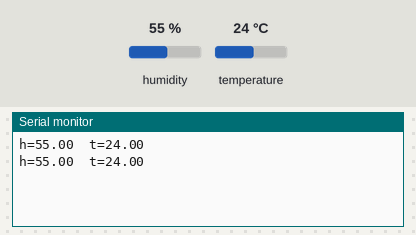
Recording of a sketch running on a simulated Arduino Uno, built with avr-gcc and run on an emulated ATmega328P. On the bench: the last lines printed to the serial monitor. The inputs (shaded band) are chosen by the test bench; at power-on: humidity 55 %, temperature 24 °C.

Above: at 5.8 s.
5.9 s: humidity set to 22 %
At 10.6 s:
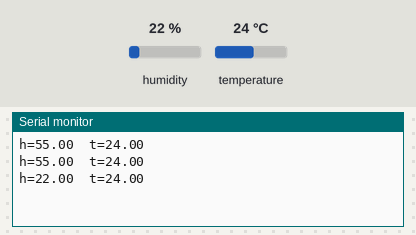
11.9 s: temperature set to 12 °C
At 16.0 s:
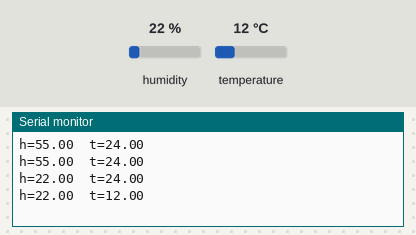
17.9 s: humidity set to 40 %
At 21.4 s:
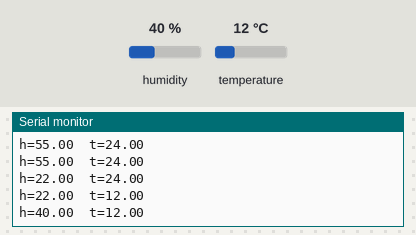
Timing chart, 0 to 22.9 s (numbered marks = the images above; inputs shaded):
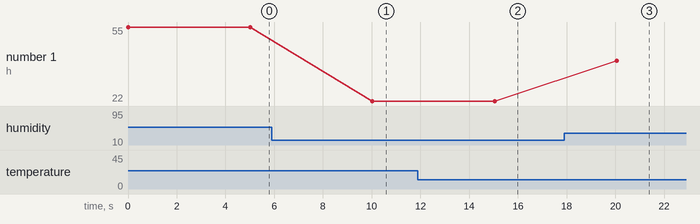

Measured:
- after the input at 5.9 s, the serial monitor: prints a new line after 4.1 s (image 1)
- after the input at 11.9 s, the serial monitor: prints a new line after 3.1 s (image 2)
- after the input at 17.9 s, the serial monitor: prints a new line after 2.2 s (image 3)
- plotted number 1: 55 → 22 after the input at 5.9 s, 22 → 40 after the input at 17.9 s

The sketch:

dht22.ino
```cpp
#include <DHT22.h>
//define pin data
#define pinDATA 2 // SDA, or almost any other I/O pin

DHT22 dht22(pinDATA);

void setup() {
  Serial.begin(9600); //1bit=10µs
}

void loop() {


  float t = dht22.getTemperature();
  float h = dht22.getHumidity();

  Serial.print("h=");
  Serial.print(h);
  Serial.print("\t");
  Serial.print("t=");
  Serial.println(t);
  delay(5000); //Collecting period should be : >1.7 second
}
```
